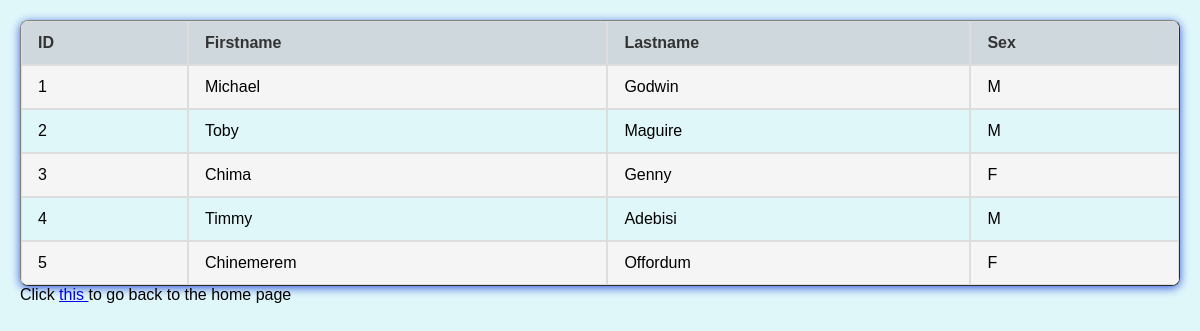
Screenshot of /testing/ with the database file from the repository.
### tests/models.py (models this page shows, shortened)
class TestModel(models.Model):
    SEX_CHOICES = [
        ('M', 'Male'),
        ('F', 'Female')
    ]
    firstname = models.CharField(max_length=150)
    lastname = models.CharField(max_length=140)
    phone = models.IntegerField(null=True)
    join_date = models.DateField(null=True)
    sex = models.CharField(max_length=1, choices=SEX_CHOICES, default='M')

### tests/views.py (the view)
# urls.py: path('testing/', views.testing, name="testing"),
def testing(request):
    mydata = TestModel.objects.all()
    template = loader.get_template('template.html')
    context = {
        'mymembers': mydata,
    }
    return HttpResponse(template.render(context, request))

### tests/templates/template.html (shortened to what this page needs)
{% load static %}
<!DOCTYPE html>
<html lang="en">
<head>
    <link rel="stylesheet" href="{% static 'first.css' %}">
</head>
<body>
    <table border='1'>
        <tr>
            <th>ID</th>
            <th>Firstname</th>
            <th>Lastname</th>
            <th>Sex</th>
        </tr>
        {% for x in mymembers %}
            <tr>
                <td>{{ x.id }}</td>
                <td>{{ x.firstname }}</td>
                <td>{{ x.lastname }}</td>
                <td>{{ x.sex }}</td>
            </tr>
        {% endfor %}
    </table>
    Click <a href="/">this </a>to go back to the home page
</body>
</html>

### mystaticfiles/first.css (style rules this page uses)
body { background-color: #e0f7fa; font-family: 'Verdana', sans-serif; margin: 20px; }
table { width: 100%; border-collapse: separate; border-spacing: 0; margin-top: 20px; box-shadow: 0 2px 10px #375BDC; border-radius: 8px; overflow: hidden; }
th, td { border: 1px solid #ddd; padding: 12px 16px; text-align: left; }
th { background-color: #cfd8dc; font-weight: bold; color: #333; }
tr:nth-child(even) { background-color: #f5f5f5; }

### rows the page displays
TestModel: id "1", firstname "Michael", lastname "Godwin", sex "M"
TestModel: id "2", firstname "Toby", lastname "Maguire", sex "M"
TestModel: id "3", firstname "Chima", lastname "Genny", sex "F"
TestModel: id "4", firstname "Timmy", lastname "Adebisi", sex "M"
TestModel: id "5", firstname "Chinemerem", lastname "Offordum", sex "F"
